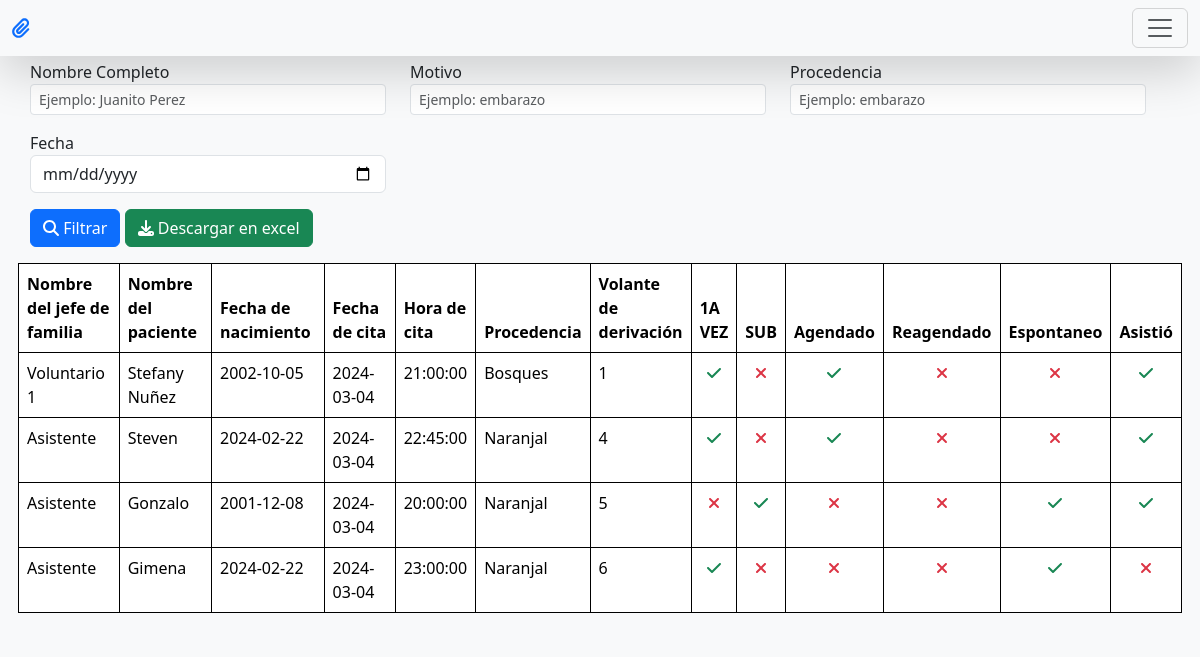
Page /historial/citas on the earlier database version.
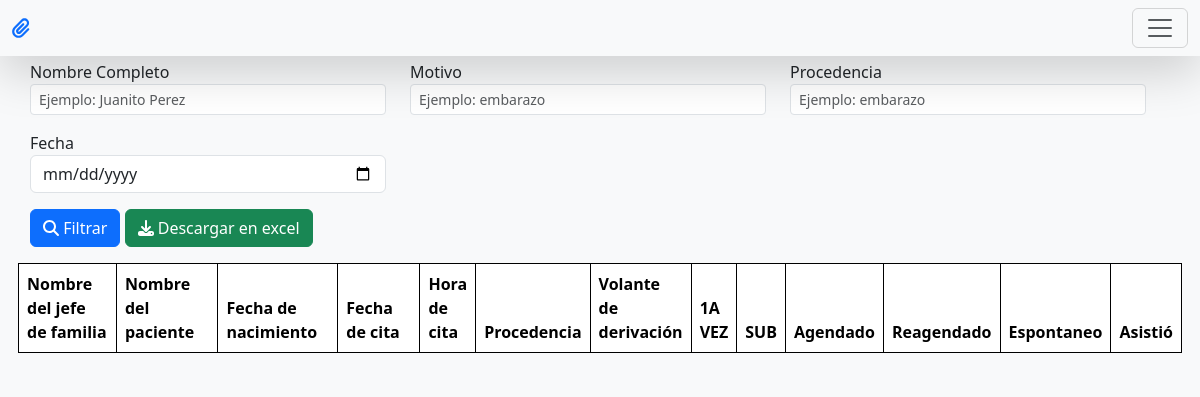
Same page on the later database version.
### database.py (models this page shows, shortened)
class Turno(Base):
    __tablename__ = 'turnos'
    id = Column(Integer, primary_key=True)
    fecha = Column(Date, nullable=False)
    hora = Column(Time, nullable=True)
    motivo = Column(String, nullable=False)
    paciente = Column(String(225), nullable=False)
    edad = Column(Integer, nullable=True)
    localidad = Column(String, nullable=False)
    deriva = Column(String(225), nullable=False)
    veces = Column(String(30), nullable=False)
    asiste = Column(String(20), nullable=False)
    condicion = Column(String(25), nullable=False)
    fechaNacimiento = Column(Date, nullable=True)
    idTelegram = Column(String(125), nullable=True)

### local.py (the view)
@app.route('/historial/citas')
def historialCitas():
    historial = session.query(Turno).filter(Turno.localidad != "Sin localidad", Turno.asiste != "Pendiente").order_by(Turno.fecha.desc()).all()
    return render_template('/historial/citas.html', citas = historial)

### templates/historial/citas.html (shortened to what this page needs)
{% extends 'plantilla.html' %}
{%block body%}
<section class="bg-light">
    <div class="row mb-3">
        <div class="row">
            <div class="form-group col-4">
                <labe>Nombre Completo</label>
                    <input class="form-control form-control-sm" type="text" placeholder="Ejemplo: Juanito Perez"
                        aria-label=".form-control-sm example" id="nombre">
            </div>
            <div class="form-group col-4">
                <label>Motivo</label>
                <input type="text" class="form-control form-control-sm" placeholder="Ejemplo: embarazo" id="motivo">
            </div>
            <div class="form-group col-4">
                <label>Procedencia</label>
                <input type="text" class="form-control form-control-sm" placeholder="Ejemplo: embarazo"
                    id="procedencia">
            </div>
        </div>
        <div class="row mt-3">
            <div class="form-group col-4">
                <label for="calendario">Fecha</label>
                <input type="date" id="calendario" class="form-control">
            </div>
        </div>
        <div class="text-start mt-3">
            <button type="submit" class="btn btn-primary" id="buscar"><i class="fa fa-solid fa-search"></i>
                Filtrar</button>
            <button type="submit" class="btn btn-success" id="excel"><i class="fa fa-solid fa-download"></i> Descargar
                en excel</button>
        </div>
    </div>
    <div class="row mb-3">
        <table class="table table-bordered border-black" id="registros">
            <thead>
                <tr>
                    <th scope="col" class="col-2">Nombre del jefe de familia</th>
                    <th scope="col" class="col-2">Nombre del paciente</th>
                    <th scope="col" class="col-2">Fecha de nacimiento</th>
                    <th scope="col" class="col-2">Fecha de cita</th>
                    <th scope="col" class="col">Hora de cita</th>
                    <th scope="col" class="col">Procedencia</th>
                    <th scope="col" class="col">Volante de derivación</th>
                    <th scope="col" class="col">1A VEZ</th>
                    <th scope="col" class="col">SUB</th>
                    <th scope="col" class="col">Agendado</th>
                    <th scope="col" class="col">Reagendado</th>
                    <th scope="col" class="col">Espontaneo</th>
                    <th scope="col" class="col">Asistió</th>
                </tr>
            </thead>
            <tbody>
                {%for cita in citas%}
                <tr>
                    <td>{{cita.deriva}}</td>
                    <td>{{cita.paciente}}</td>
                    <td>{{cita.fechaNacimiento}}</td>
                    <td>{{cita.fecha}}</td>
                    <td>{{cita.hora}}</td>
                    <td>{{cita.localidad}}</td>
                    <td>{{cita.id}}</td>
                    <td class="text-center">
                        {%if cita.veces == 'Primera vez'%}
                        <i class="fa-solid fa-check text-success"></i>
                        {%else%}
                        <i class="fa-solid fa-xmark text-danger"></i>
                        {%endif%}
                    </td>
                    <td class="text-center">
                        {%if cita.veces == 'Subsecuente'%}
                        <i class="fa-solid fa-check text-success"></i>
                        {%else%}
                        <i class="fa-solid fa-xmark text-danger"></i>
                        {%endif%}
                    </td>
                    <td class="text-center">
                        {%if cita.condicion == 'Agendado'%}
                        <i class="fa-solid fa-check text-success"></i>
                        {%else%}
                        <i class="fa-solid fa-xmark text-danger"></i>
                        {%endif%}
                    </td>
                    <td class="text-center">
                        {%if cita.condicion == 'Reagendado'%}
                        <i class="fa-solid fa-checked text-success"></i>
                        {%else%}
                        <i class="fa-solid fa-xmark text-danger"></i>
                        {%endif%}
                    </td>
                    <td class="text-center">
                        {%if cita.condicion == 'Espontaneo'%}
                        <i class="fa-solid fa-check text-success"></i>
                        {%else%}
                        <i class="fa-solid fa-xmark text-danger"></i>
                        {%endif%}
                    </td>
                    <td class="text-center">
                        {%if cita.asiste == 'Asistió'%}
                        <i class="fa-solid fa-check text-success"></i>
                        {%else%}
                        <i class="fa-solid fa-xmark text-danger"></i>
                        {%endif%}
                    </td>
                </tr>
                {%endfor%}
            </tbody>
        </table>
    </div>
</section>
{%endblock%}

### templates/plantilla.html (shortened to what this page needs)
<!DOCTYPE html>
<html lang="en">
<head>
	<link rel="stylesheet" href="{{url_for('static', filename='styles.css')}}">
	<link rel="stylesheet" href="{{url_for('static', filename='css/bootstrap.min.css')}}">
</head>
<body class="bg-light">
	<header>
		<nav class="navbar bg-body-tertiary fixed-top shadow-lg">
			<div class="container-fluid">
				<a class="navbar-brand text-start" href="#">
					<i class="fa-solid fa-paperclip text-primary"></i>
				</a>
				<button class="navbar-toggler" type="button" data-bs-toggle="offcanvas"
					data-bs-target="#offcanvasNavbar" aria-controls="offcanvasNavbar" aria-label="Toggle navigation">
					<span class="navbar-toggler-icon"></span>
				</button>
			</div>
		</nav>
	</header>
	<main>
		{%block body%}
		{%endblock%}
	</main>
</body>
</html>

### static/styles.css (style rules this page uses)
main { padding: 60px 30px; }

Differences in the rows shown:
removed Turno: deriva "Voluntario 1", paciente "Stefany Nuñez", fechaNacimiento "2002-10-05", fecha "2024-03-04", hora "21:00:00", localidad "Bosques", id "1", veces "Primera vez" (drawn), condicion "Agendado" (drawn), asiste "Asistió" (drawn)
removed Turno: deriva "Asistente", paciente "Steven", fechaNacimiento "2024-02-22", fecha "2024-03-04", hora "22:45:00", localidad "Naranjal", id "4", veces "Primera vez" (drawn), condicion "Agendado" (drawn), asiste "Asistió" (drawn)
removed Turno: deriva "Asistente", paciente "Gonzalo", fechaNacimiento "2001-12-08", fecha "2024-03-04", hora "20:00:00", localidad "Naranjal", id "5", veces "Subsecuente" (drawn), condicion "Espontaneo" (drawn), asiste "Asistió" (drawn)
removed Turno: deriva "Asistente", paciente "Gimena", fechaNacimiento "2024-02-22", fecha "2024-03-04", hora "23:00:00", localidad "Naranjal", id "6", veces "Primera vez" (drawn), condicion "Espontaneo" (drawn), asiste "No asistió" (drawn)
